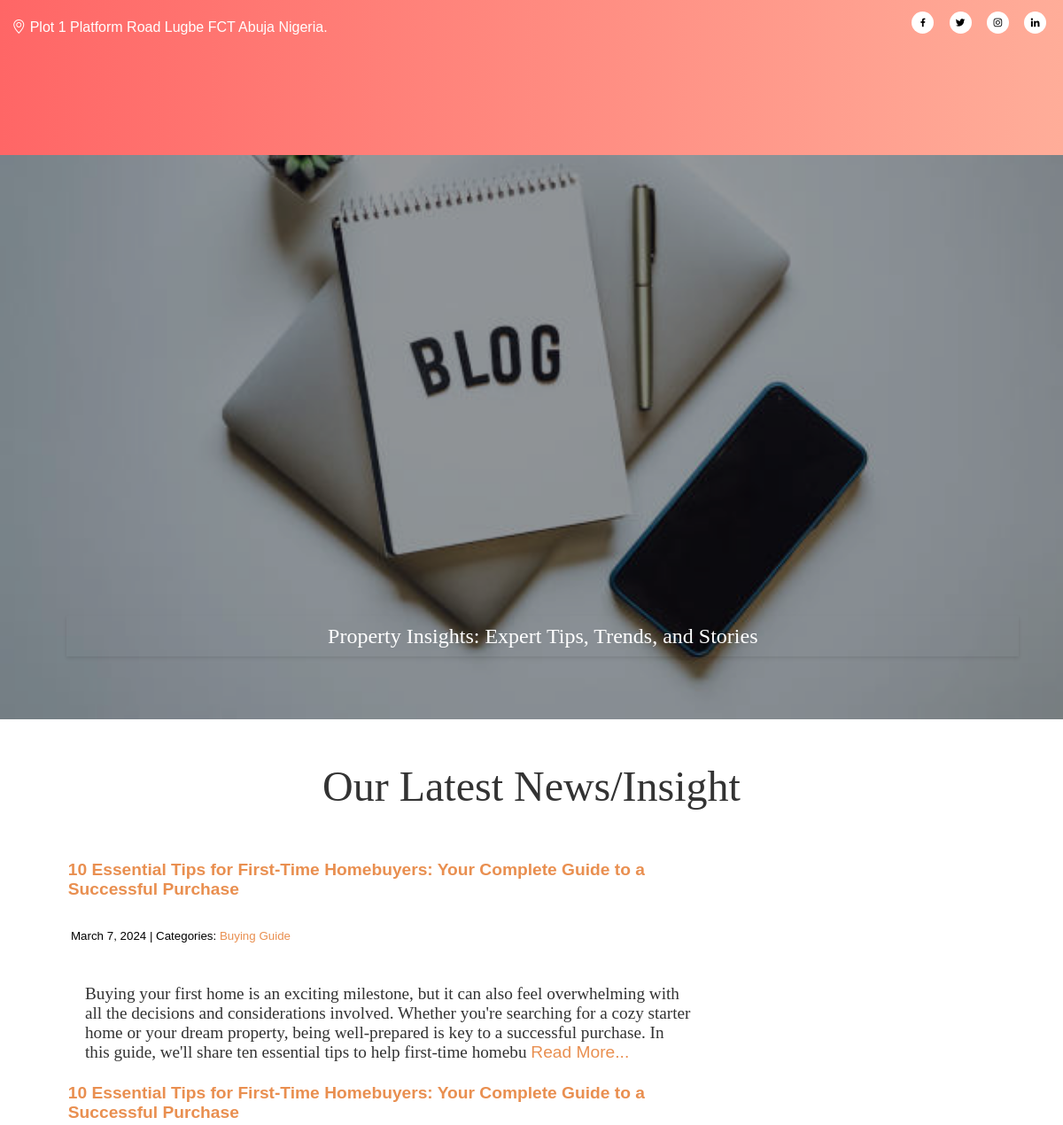
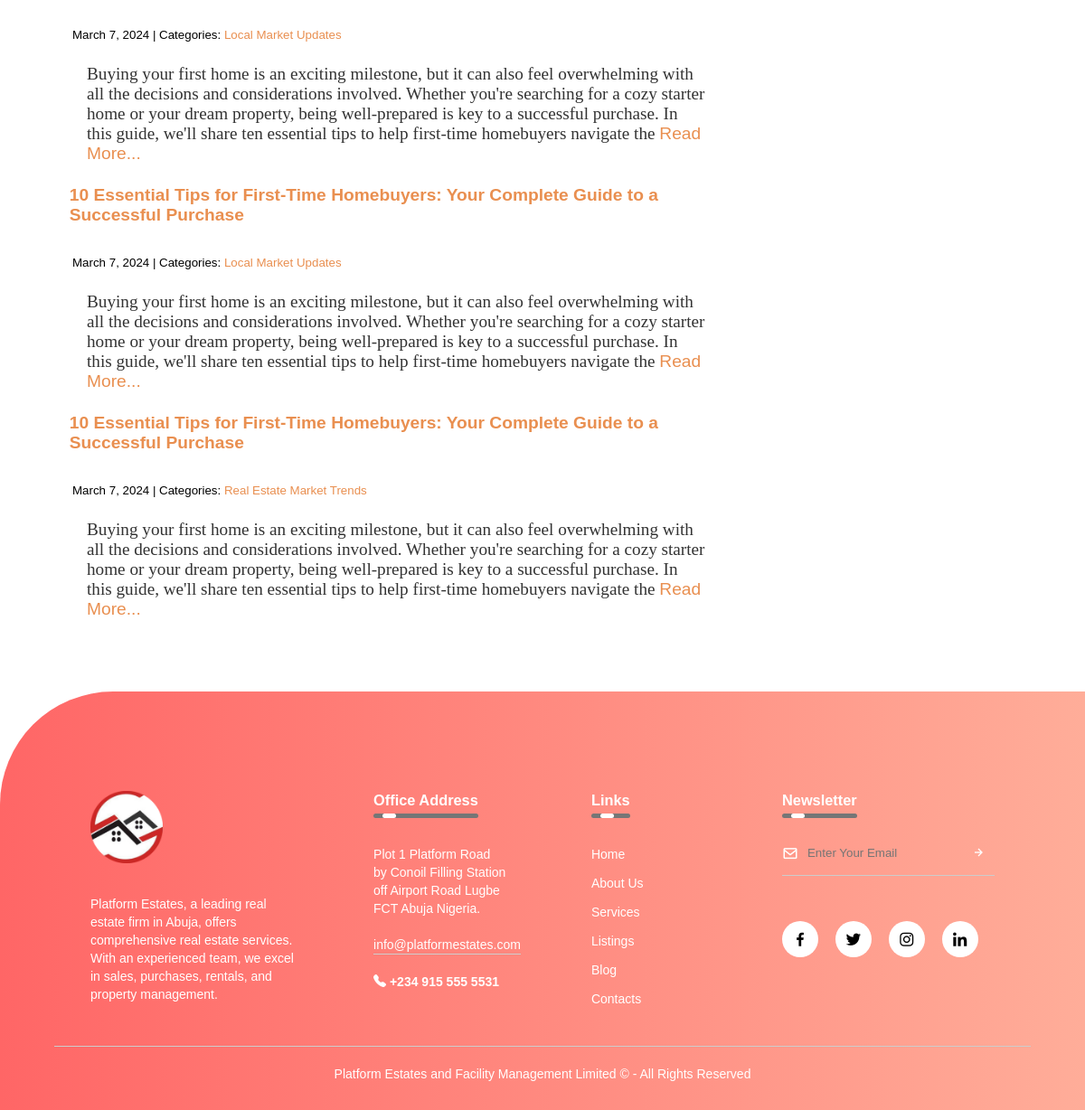
Screenshot of /blog/ with the database file from the repository (2 pictures, top to bottom).
### estates/models.py (models this page shows, shortened)
class Post(models.Model):
    title = models.CharField(max_length = 300)
    body = models.TextField()
    image = models.ImageField(upload_to = 'media/', null = True, blank = True)
    image_1 = models.ImageField(upload_to='media/', null = True, blank = True)
    date_created = models.DateTimeField(auto_now_add = True)
    categories = models.ManyToManyField('Category', related_name = 'posts')

class Category(models.Model):
    name = models.CharField(max_length = 50)
    class Meta:
        verbose_name_plural = 'Categories'

### estates/views.py (the view)
# urls.py: path('blog/', views.blog_list, name = 'blog'),
def blog_list(request):
    posts = Post.objects.all().order_by('-date_created')
    context = {
                'posts': posts,
                'title': 'Property Insights: Expert Tips, Trends, and Stories'
            }
    return render(request, 'pages/blog.html', context)

### estates/templates/pages/blog.html (shortened to what this page needs)
{% load static %}
<!DOCTYPE html>
<html>
    <head>
        <link rel = 'stylesheet' href='https://unpkg.com/boxicons@2.1.4/css/boxicons.min.css'>
        <link rel = 'stylesheet' href='https://cdn.jsdelivr.net/npm/bootstrap-icons@1.11.3/font/bootstrap-icons.min.css'>
        <link rel = 'stylesheet' href ='{% static 'head_foot.css' %}'>
        <link rel = 'stylesheet' href ='{% static 'home.css' %}'>
        <link rel = 'stylesheet' href  ='{% static 'blog.css' %}'>
    </head>
    <body>
        <div class = 'container'>
            <div class = 'pre_head'>
                <p> <span class = 'address'> <i class="bi bi-geo-alt"></i> Plot 1 Platform Road Lugbe FCT Abuja Nigeria.</span>
                    <span class = 'profile_links'>
                    <a href = 'https://www.facebook.com/profile.php?id=100089944118473'><i class='bx bxl-facebook'></i></a>
		            <a href = 'https://twitter.com/Platformestate3'><i class='bx bxl-twitter'></i></a>
		            <a href = 'https://www.instagram.com/platformestate/'><i class='bx bxl-instagram'></i></a>
		            <a href = 'https://ng.linkedin.com/in/platform-estates-bb3751263'><i class='bx bxl-linkedin'></i></a>
                    </span>
                </p>
            </div>
            <hr/>
    <header>
	    <div class="logo">
            <a href='/'><img src="{% static 'platform_logo (2).png' %}" alt="Platform Logo" class = 'logo'></a>
        </div>
	    <nav>
		    <ul>
			    <li><a href = '/' class = 'active'> Home </a></li>
			    <li><a href = '{% url 'about_us' %}'> About Us </a></li>
			    <li><a href = '#'> Services </a></li>
			    <li><a href = '#'> Listings </a></li>
			    <li><a href = '{% url 'blog' %}'> Blog </a></li>
			    <li><a href = '#'> Contact </a></li>
		    </ul>
	    </nav>
        <div class = 'quote'><p> Property Insights: Expert Tips, Trends, and Stories </p></div>
    </header>
        <h2> Our Latest News/Insight </h2>
        <div class = 'blog'>
            {% block posts %}
                {% for post in posts %}
                <div class = ''>
                    <h3><a href = '{% url 'blog_detail' post.pk %}'>{{ post.title }}</a></h3>
                    <div class = 'small'><small>
                        {{ post.date_created.date }} | Categories:
                        {% for category in post.categories.all %}
                            <a href = '{% url 'blog_category' category.name %}'> {{ category.name }}</a>
                        {% endfor %}
                    </small></div>
                    <div class = 'blog_content'>
                        <p> {{ post.body | slice:'350' | safe }} <a href = '{% url 'blog_detail' post.pk %}'> Read More... </a></p>
                    </div>
                </div>
                {% endfor%}
            {% endblock posts%}
        </div>
    <footer>
        <div class = 'row'>
            <div class = 'col'>
                <img src = '{% static 'platform_logo.PNG' %}' alt = 'Logo' class = 'logo'>
                <p> Platform Estates, a leading real estate firm in Abuja, offers comprehensive real estate services. With an experienced team, we excel in sales, purchases, rentals, and property management.</p>
            </div>
            <div class = 'col'>
                <h3> Office Address <div class = 'underline'><span></span></div></h3>
                <p> Plot 1 Platform Road </p>
                <p> by Conoil Filling Station off Airport Road Lugbe  </p>
                <p> FCT Abuja Nigeria. </p>
                <p class = 'email_id'> info@platformestates.com </p>
                <h4><i class = "bi bi-telephone-fill"></i> +234 915 555 5531 </h4>
            </div>
            <div class = 'col'>
                <h3> Links <div class = 'underline'><span></span></div></h3>
                <ul>
                   <li><a href = '/'> Home </a></li>
                   <li><a href = '{% url 'about_us' %}'> About Us </a></li>
                   <li><a href = '#'> Services </a></li>
                   <li><a href = '#'> Listings </a></li>
                   <li><a href = '{% url 'blog' %}'> Blog </a></li>
                    <li><a href = '#'> Contacts </a></li>
                </ul>
            </div>
            <div class = 'col'>
                <h3> Newsletter <div class = 'underline'><span></span></div></h3>
               <form>
                    <i class='bx bx-envelope'></i>
                    <input type = 'email' placeholder='Enter Your Email' required>
                    <button type = 'submit'> <i class='bx bx-right-arrow-alt'></i> </button>
               </form>
                <div class = 'social_icons'>
                    <a href = 'https://www.facebook.com/profile.php?id=100089944118473'><i class='bx bxl-facebook'></i></a>
                    <a href = 'https://twitter.com/Platformestate3'><i class='bx bxl-twitter'></i></a>
                    <a href = 'https://www.instagram.com/platformestate/'><i class='bx bxl-instagram'></i></a>
                    <a href = 'https://ng.linkedin.com/in/platform-estates-bb3751263'><i class='bx bxl-linkedin'></i></a>
                 </div>
            </div>
        </div>
        <hr/>
            <p class = 'copyright'> Platform Estates and Facility Management Limited &copy; {{ date|date:'Y' }} - All Rights Reserved </p>
    </footer>
    </body>
</html>

### estates/static/head_foot.css (style rules this page uses)
* { margin: 0; padding: 0; box-sizing: border-box; font-family: 'poppins', sans-serif; }
.pre_head { position: absolute; top: 0; left: 0; height: 7%; width: 100%; z-index: 2; background: linear-gradient(to right,#ff6666, #ffad99); color: #fff; font-size: 1em; font-family: 'Montserrat', sans-serif; }
.pre_head p { padding-top: 1.1%; text-align: center; position: relative; }
.pre_head .address { position: absolute; left: 0; padding-left: 0.5%; padding-top: 0.7%; transform: translateX(2%) }
.pre_head .profile_links { position: absolute; right: 0; padding-right: 0.5%; }
.profile_links i { width: 25px; height: 25px; border-radius: 50%; text-align: center; line-height: 25px; font-size: .8em; color: #000; background: #fff; margin-right: 1em; cursor: pointer; }
header { height: 100vh; position: relative; width: 100%; }
header::before { content: ''; position: absolute; top: 0; left: 0; width: 100%; height: 100vh; background-color: rgba(0, 0, 0, 0.4); }
header .logo { width: 40%; max-width: 50%; position: absolute; top: 2.8em; left: 2%; height: auto; cursor: pointer; }
nav { background: transparent; width: 100%; position: absolute; top: 12%; }
nav ul li { display: inline-block; line-height: 5em; margin: 0 0.3em; }
nav ul { float: right; margin-right: 3.3em; }
nav ul li a { color: #fff; text-decoration: none; font-weight: bold; font-size: 1.25em; padding: 0.6em 1em; border: 3px solid transparent; transition: .2s; cursor: pointer; }
nav ul li a:hover, nav ul li a.active { border-bottom-color: #FFAD99; }
header .quote { position: absolute; bottom: 4.4em; right: 3.1em; padding: 0.6em; background: transparent; box-shadow: 0 0.125em 0.25em rgba(0, 0, 0, 0.1); color: #fff; text-align: center; }
header .quote p { font-size: 2vw; font-family: 'Tangerine', serif; width: 44em; }
footer { width: 100%; position: static; bottom: 0; background: linear-gradient(to right,#ff6666, #ffad99); color: #fff; padding: 100px 0 30px; border-top-left-radius: 125px; font-size: 14px; line-height: 20px; margin-top: 1.5em; }
footer .row { width: 85%; margin: auto; display: flex; flex-wrap: wrap; align-items: flex-start; justify-content: space-between; }
footer .logo { width: 80px; margin-bottom: 30px; }
footer .col { flex-basis: 25%; padding: 10px; }
footer .col:nth-child(2), footer .col:nth-child(3) { flex-basis: 15%; }
.col h3 { width: fit-content; margin-bottom: 40px; position: relative; }
.col .email_id { width: fit-content; border-bottom: 1px solid #ccc; margin: 20px 0; }
footer ul li { list-style: none; margin-bottom: 12px; }
footer ul a { text-decoration: none; color: #fff; cursor: pointer; }
footer form { padding-bottom: 15px; display: flex; align-items: center; justify-content: space-between; border-bottom: 1px solid #ccc; margin-bottom: 50px; }
footer form i { font-size: 18px; margin-right: 10px; }
footer form input { width: 100%; background: transparent; color: #ccc; border: 0; outline: none; }
footer form button { background: transparent; border: 0; outline: none; cursor: pointer; }
footer form button .bx-right-arrow-alt { font-size: 16px; color: #fff; }
footer .social_icons i { width: 40px; height: 40px; border-radius: 50%; text-align: center; line-height: 40px; font-size: 20px; color: #000; background: #fff; margin-right: 15px; cursor: pointer; }
footer hr { width: 90%; border: 0; border-bottom: 1px solid #ccc; margin: 20px auto; }
footer .copyright { text-align: center; }
footer .underline { width: 100%; height: 5px; background: #767676; border-radius: 3px; position: absolute; top: 25px; left: 0; overflow: hidden; }
footer .underline span { width: 15px; height: 100%; background: #fff; border-radius: 3px; position: absolute; top: 0; left: 10px; animation: moving 2s linear infinite; }

### estates/static/home.css (style rules this page uses)
* { margin: 0; padding: 0; box-sizing: border-box; }
header { background: url(header_background2.jpg); background-size: cover; background-position: center; background-repeat: no-repeat; }
hr { width: 20%; margin: 0 auto; margin-top: 0.6em; border-color: #E98F50; outline: #E98F50; }

### rows the page displays
Post: title "10 Essential Tips for First-Time Homebuyers: Your Complete Guide to a Successful Purchase", date_created "March 7, 2024", body "Buying your first home is an exciting milestone, but it can also feel overwhelming with all the decisions and considerations involved. Whether you're searching for a cozy starter home or your dream property, being well-prepared is key to a successful purchase. In this guide, we'll share ten essential tips to help first-time homebu"
Category: name "Buying Guide"
Post: title "10 Essential Tips for First-Time Homebuyers: Your Complete Guide to a Successful Purchase", date_created "March 7, 2024", body "Buying your first home is an exciting milestone, but it can also feel overwhelming with all the decisions and considerations involved. Whether you're searching for a cozy starter home or your dream property, being well-prepared is key to a successful purchase. In this guide, we'll share ten essential tips to help first-time homebuyers navigate the"
Category: name "Local Market Updates"
Post: title "10 Essential Tips for First-Time Homebuyers: Your Complete Guide to a Successful Purchase", date_created "March 7, 2024", body "Buying your first home is an exciting milestone, but it can also feel overwhelming with all the decisions and considerations involved. Whether you're searching for a cozy starter home or your dream property, being well-prepared is key to a successful purchase. In this guide, we'll share ten essential tips to help first-time homebuyers navigate the"
Post: title "10 Essential Tips for First-Time Homebuyers: Your Complete Guide to a Successful Purchase", date_created "March 7, 2024", body "Buying your first home is an exciting milestone, but it can also feel overwhelming with all the decisions and considerations involved. Whether you're searching for a cozy starter home or your dream property, being well-prepared is key to a successful purchase. In this guide, we'll share ten essential tips to help first-time homebuyers navigate the"
Category: name "Real Estate"
Category: name "Market Trends"
